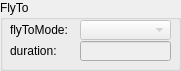
    <widget class="QGroupBox" name="groupBox">
     <property name="geometry">
      <rect>
       <x>200</x>
       <y>50</y>
       <width>181</width>
       <height>71</height>
      </rect>
     </property>
     <property name="title">
      <string>FlyTo</string>
     </property>
     <widget class="QLabel" name="label_14">
      <property name="geometry">
       <rect>
        <x>10</x>
        <y>20</y>
        <width>61</width>
        <height>20</height>
       </rect>
      </property>
      <property name="sizePolicy">
       <sizepolicy hsizetype="Fixed" vsizetype="Fixed">
        <horstretch>0</horstretch>
        <verstretch>0</verstretch>
       </sizepolicy>
      </property>
      <property name="text">
       <string>flyToMode:</string>
      </property>
     </widget>
     <widget class="QLabel" name="label_15">
      <property name="geometry">
       <rect>
        <x>10</x>
        <y>41</y>
        <width>51</width>
        <height>20</height>
       </rect>
      </property>
      <property name="sizePolicy">
       <sizepolicy hsizetype="Fixed" vsizetype="Fixed">
        <horstretch>0</horstretch>
        <verstretch>0</verstretch>
       </sizepolicy>
      </property>
      <property name="text">
       <string>duration:</string>
      </property>
     </widget>
     <widget class="QComboBox" name="comboBox_flyto_mode">
      <property name="enabled">
       <bool>false</bool>
      </property>
      <property name="geometry">
       <rect>
        <x>80</x>
        <y>20</y>
        <width>91</width>
        <height>20</height>
       </rect>
      </property>
     </widget>
     <widget class="QLineEdit" name="lineEdit_flyto_duration">
      <property name="enabled">
       <bool>false</bool>
      </property>
      <property name="geometry">
       <rect>
        <x>80</x>
        <y>41</y>
        <width>91</width>
        <height>20</height>
       </rect>
      </property>
     </widget>
    </widget>
